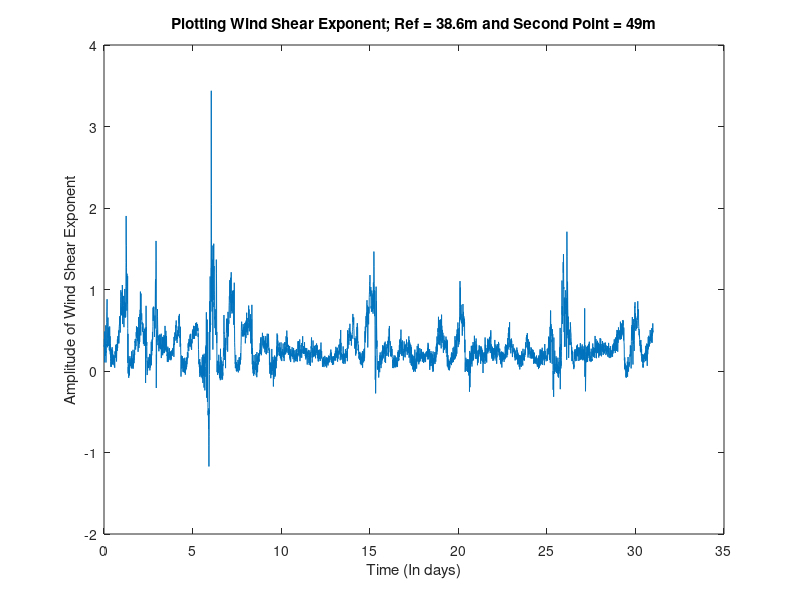
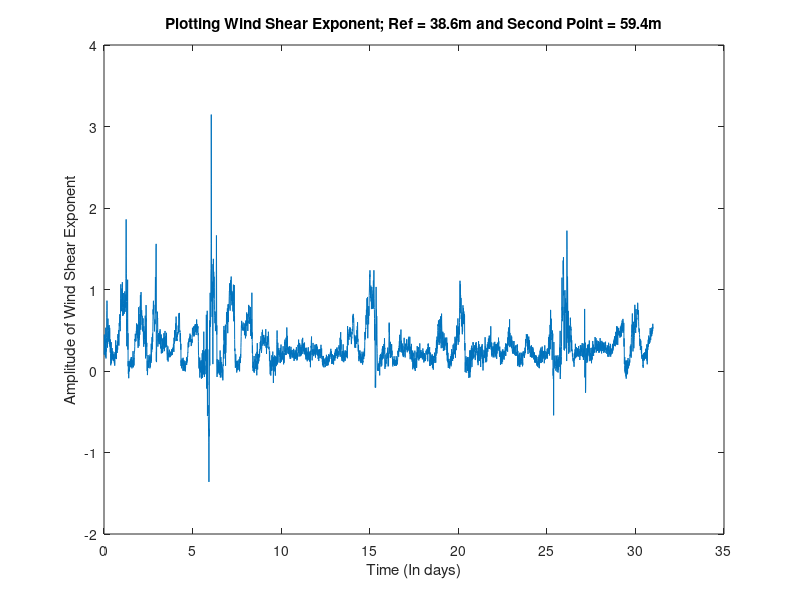
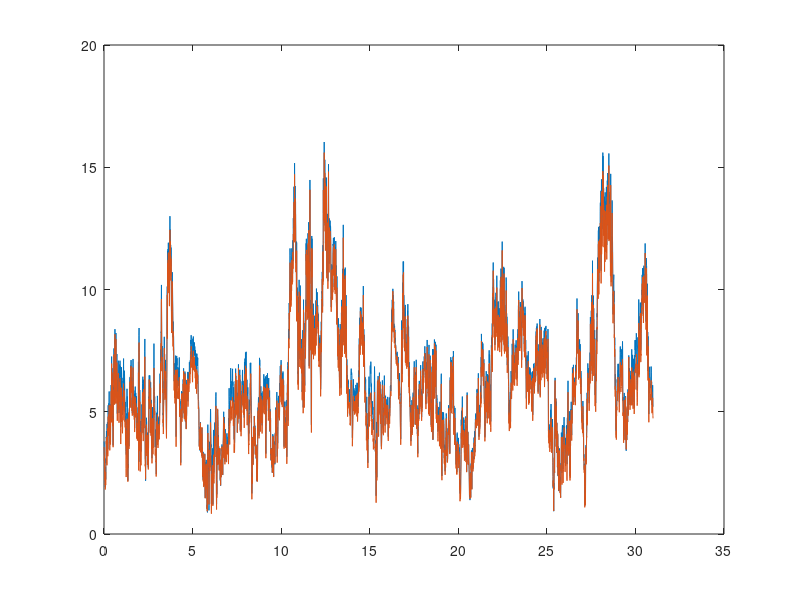
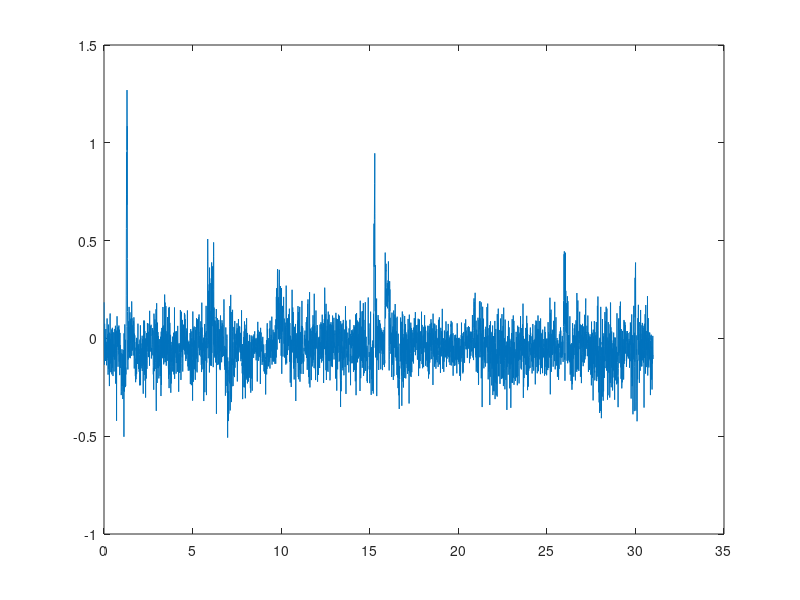

Source code (MATLAB) for these figures, in order:
%% EE 420 Lab 4 Wind Resource Assessment 
clear all
close all
% Author: Joshua Cinco and Joeny Zhen 

% Equation: (v/v0) = (H/H0)^alpha;
% Where alpha is the wind shear exponent -- Also known as the friction
% coefficient

%% Part 2
% 10 Minute Interval
% Reference Velocity At Position = 38.6 m
% Wind Speed at Second Point at Position = 40 m

v_test = csvread('WindData.csv', 56, 0);
ten_t_vec = v_test(:, 4);
day = v_test(:, 3);
hours = floor(ten_t_vec/100);
minutes = ten_t_vec - (hours*100);
time = (day-1) + (hours./24) + (minutes./(24*60));
H = 49;
H0 = 38.6;
V0 = v_test(:, 5);
V_49 = v_test(:, 9);
v_ratio = V_49./V0;
h_ratio = H./H0;
alpha = log(v_ratio)./log(h_ratio);
figure(1)
plot(time(1:(end-1)), alpha(1:(end-1)));
xlabel('Time (In days)');
ylabel('Amplitude of Wind Shear Exponent');
title('Plotting Wind Shear Exponent; Ref = 38.6m and Second Point = 49m')

%% Part 3 
H_new = 59.4;
H0_new = 38.6;
V0_new = v_test(:, 5);
V_59 = v_test(:, 13);
v_ratio_new = V_59./V0_new;
h_ratio_new = H_new./H0_new;

alpha_new = log(v_ratio_new)./log(h_ratio_new);
figure(2)
plot(time(1:(end-1)), alpha_new(1:(end-1)));
xlabel('Time (In days)');
ylabel('Amplitude of Wind Shear Exponent');
title('Plotting Wind Shear Exponent; Ref = 38.6m and Second Point = 59.4m')

%% Part 4

H_4 = 59.4;
H0_4 = 38.6;
h_ratio_4 = H_4./H0_4;
v_ratio_4 = (h_ratio_4).^(alpha);
V0_4 = v_test(:, 5);
V_4 = V0_4.*v_ratio_4;
figure(3);
plot(time(1:(end-1)), V_4(1:(end-1)));
hold on
plot(time(1:(end-1)), V_49(1:(end-1)));

Error = V_4 - V_59;

figure(4);
plot(time(1:(end-1)), Error(1:(end-1)));

Error_5_4 = V_59 - V_49;
figure(5);
plot(time(1:(end-1)), Error_5_4(1:(end-1)));

%% Part 5
H_80 = 80;
H0_80 = 38.6;
h_ratio_80 = H_80./H0_80;
v_ratio_80 = (h_ratio_80).^alpha_new;
V0_80 = v_test(:, 5);
V_80 = V0_80.*v_ratio_80;
plot(time(1:(end-1)), V_80(1:(end-1)));

%% Part 6

V_38avg = sum(V0)/length(time)
V_49avg = sum(V_49)/length(time)
V_59avg = sum(V_59)/length(time)
V_80avg = sum(V_80)/length(time)


%% Part 7

% P = 0.5*rho*A*V^3
% rho = 1.225 for 15 degrees C
 
rho = 1.225
A = 1

V_cube_59 = (V_59.^3);
Power_59 = 0.5*rho*A*(sum(V_cube_59)/length(time))

%% Part 8

V_cube_80 = V_80.^3;
Power_80 = 0.5*rho*A*(sum(V_cube_80)/length(time))

%% Part 9

hour_conversion = (10*31*24)/4464 %converts time array into hour
yr_total = (24*31*12)              %hours in a year
eff = 0.42

P_turbine = (0.5*rho*(pi*(40^2))*sum((V_cube_80)/(hour_conversion*length(time)))*eff)/(1*10^6) %Mwh

P_turbine_yr = yr_total * P_turbine %Mwh in a year

E_80 = P_turbine_yr * (3.6*10^9) %Joules*hr

%% Part 10
V_rayleigh_80 = 1.91*((sum(V_80)/length(V_80))^3)
% V_ray_converted = V_rayleigh_80*hour_conversion

P_ray_turbine = (0.5*rho*(pi*(40^2))*V_rayleigh_80*eff)/(1*10^6) %Mwh

P_diff = P_ray_turbine - P_turbine
